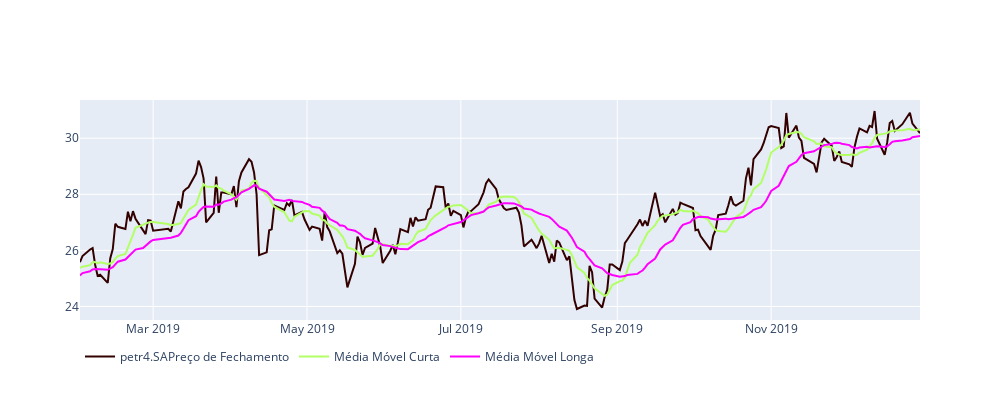

The code cell stored with this chart in its notebook:
### Markdown cell above
## Plota o gráfico com o preço de fechamento e as médias móveis

### Code cell
close_prices = go.Scatter(
                            x = df_stock_prices['Date'],
                            y = df_stock_prices['Close'],
                            name = stock + 'Preço de Fechamento',
                            line = dict(color = '#330000'),
                            opacity = 1.0)

close_prices2 = go.Candlestick(
                                x = df_stock_prices['Date'],
                                open = df_stock_prices['Open'],
                                high = df_stock_prices['High'],
                                low = df_stock_prices['Low'],
                                close = df_stock_prices['Close'])

mm_s = go.Scatter(
                    x = df_stock_prices['Date'],
                    y = df_stock_prices['MM_SHORT'],
                    name = 'Média Móvel Curta',
                    line = dict(color = '#B2FF66'),
                    opacity = 1.0)

mm_l = go.Scatter(
                    x = df_stock_prices['Date'],
                    y = df_stock_prices['MM_LONG'],
                    name = 'Média Móvel Longa',
                    line = dict(color = '#FF00FF'),
                    opacity = 1.0)

layout = go.Layout(
                    autosize=False,
                    legend_orientation='h',
                    width=1000,
                    height=400)

data_prices = [close_prices,mm_s,mm_l]

fig = go.Figure(data=data_prices, layout=layout)

py.iplot(fig)

### Figure 1 — Plotly figure (JSON) as saved in the notebook; plotly's stock layout.template omitted (floating-point values rounded to 4 significant figures; data arrays with more than 128 entries replaced by an {"elided": "..."} marker saying what was removed)
{"data": [{"line": {"color": "#330000"}, "name": "petr4.SAPreço de Fechamento", "opacity": 1, "type": "scatter", "x": {"elided": "227 str values"}, "y": {"elided": "227 float values"}}, {"line": {"color": "#B2FF66"}, "name": "Média Móvel Curta", "opacity": 1, "type": "scatter", "x": {"elided": "227 str values"}, "y": {"elided": "227 float values"}}, {"line": {"color": "#FF00FF"}, "name": "Média Móvel Longa", "opacity": 1, "type": "scatter", "x": {"elided": "227 str values"}, "y": {"elided": "227 float values"}}], "layout": {"autosize": false, "height": 400, "legend": {"orientation": "h"}, "width": 1000}}
